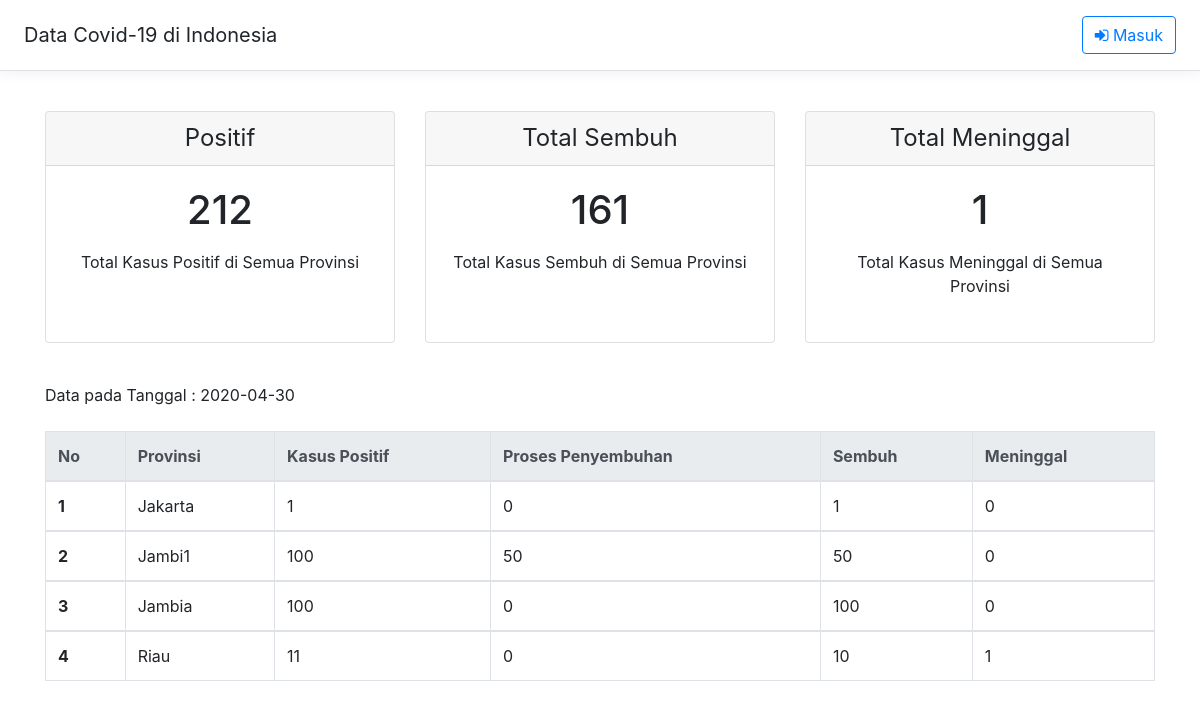
The page / on the database its author committed.
### tables this page shows
CREATE TABLE `updatetanggal` (
  `tanggal` varchar(255) NOT NULL
);

CREATE TABLE `covid` (
  `id` int(11) NOT NULL,
  `nama_provinsi` varchar(255) NOT NULL,
  `positif` int(11) NOT NULL,
  `sembuh` int(11) NOT NULL,
  `meninggal` int(11) NOT NULL
);

### dbconfig.php (called while the page is built)
<?php
$DB_host = "localhost";
$DB_user = "root";
$DB_pass = "";
$DB_name = "sabar";
try
{
	$DB_con = new PDO("mysql:host={$DB_host};dbname={$DB_name}",$DB_user,$DB_pass);
	$DB_con->setAttribute(PDO::ATTR_ERRMODE, PDO::ERRMODE_EXCEPTION);
}
catch(PDOException $e)
{
	echo $e->getMessage();
}
include_once 'class.crud.php';
$crud = new crud($DB_con);
?>

### class.crud.php (the view, shortened to what this page needs)
<?php
class crud
{
	private $db;
	function __construct($DB_con)
	{
		$this->db = $DB_con;
	}
    public function positif()
    {
        $stmt = $this->db->prepare("SELECT SUM(positif)FROM covid;");
        $stmt->execute();
        $editRow=$stmt->fetch(PDO::FETCH_ASSOC);
        return $editRow;
    }
    public function sembuh()
    {
        $stmt = $this->db->prepare("SELECT SUM(sembuh)FROM covid;");
        $stmt->execute();
        $editRow=$stmt->fetch(PDO::FETCH_ASSOC);
        return $editRow;
    }
    public function meninggal()
    {
        $stmt = $this->db->prepare("SELECT SUM(meninggal)FROM covid;");
        $stmt->execute();
        $editRow=$stmt->fetch(PDO::FETCH_ASSOC);
        return $editRow;
    }
    public function tanggal()
    {
        $stmt = $this->db->prepare("SELECT * FROM updatetanggal;");
        $stmt->execute();
        $editRow=$stmt->fetch(PDO::FETCH_ASSOC);
        return $editRow;
    }
	public function dataview($query)
	{
		$stmt = $this->db->prepare($query);
		$stmt->execute();
		if($stmt->rowCount() > 0)
		{
		    $i = 1;
			while($row=$stmt->fetch(PDO::FETCH_ASSOC))
			{
				?>
                <tbody>
                    <tr>
                        <th scope="row"><?php print($i++); ?></th>
                        <td><?php print($row['nama_provinsi']); ?></td>
                        <td><?php print($row['positif']); ?></td>
                        <td><?php print($row['positif'] - $row['sembuh'] - $row['meninggal']); ?></td>
                        <td><?php print($row['sembuh']); ?></td>
                        <td><?php print($row['meninggal']); ?></td>
                    </tr>
                </tbody>
                <?php
			}
		}
		else
		{
			?>
            <tr>
            <td>Tidak Ada Data</td>
            </tr>
            <?php
		}
	}
}
?>

### header.php (shortened to what this page needs)
<!doctype html>
<html lang="en">
<head>
    <link href="bootstrap/css/bootstrap.min.css" rel="stylesheet">
    <link rel="stylesheet" href="https://cdnjs.cloudflare.com/ajax/libs/font-awesome/4.7.0/css/font-awesome.min.css">
</head>
<body>
<div class="d-flex flex-column flex-md-row align-items-center p-3 px-md-4 mb-3 bg-white border-bottom box-shadow">
    <h5 class="my-0 mr-md-auto font-weight-normal">Data Covid-19 di Indonesia</h5>
    <?php
    if($_SESSION['sesi_id'] == null) {
        ?>
    <a class="btn btn-outline-primary" href="login.php"><i class="fa fa-sign-in"></i> Masuk</a>
    <?php
    }
    else{
        ?>
        <br>
    <a class="btn btn-outline-danger" onClick="javascript:return confirm('Yakin ingin keluar?');" href="logout.php"><i class="fa fa-sign-out"></i> Keluar</a>
    <?php
    }
    ?>
</div>

### index.php (shortened to what this page needs)
<?php include_once 'dbconfig.php'; ?>
<?php include_once 'header.php'; ?>
<?php
    $positif = $crud->positif();
    $sembuh = $crud->sembuh();
    $meninggal = $crud->meninggal();
    $tanggal = $crud->tanggal();
?>
<br>
<div class="container">
    <div class="card-deck mb-3 text-center">
        <div class="card mb-4 shadow-sm">
            <div class="card-header">
                <h4 class="my-0 font-weight-normal">Positif</h4>
            </div>
            <div class="card-body">
                <h1 class="card-title pricing-card-title"><?php foreach ($positif as $x){
                        echo $x;
                    }?></h1>
                <ul class="list-unstyled mt-3 mb-4">
                    <li>Total Kasus Positif di Semua Provinsi</li>
                </ul>
            </div>
        </div>
        <div class="card mb-4 shadow-sm">
            <div class="card-header">
                <h4 class="my-0 font-weight-normal">Total Sembuh</h4>
            </div>
            <div class="card-body">
                <h1 class="card-title pricing-card-title"><?php foreach ($sembuh as $x){
                        echo $x;
                    }?></h1>
                <ul class="list-unstyled mt-3 mb-4">
                    <li>Total Kasus Sembuh di Semua Provinsi</li>
                </ul>
            </div>
        </div>
        <div class="card mb-4 shadow-sm">
            <div class="card-header">
                <h4 class="my-0 font-weight-normal">Total Meninggal</h4>
            </div>
            <div class="card-body">
                <h1 class="card-title pricing-card-title"><?php foreach ($meninggal as $x){
                        echo $x;
                    }?></h1>
                <ul class="list-unstyled mt-3 mb-4">
                    <li>Total Kasus Meninggal di Semua Provinsi</li>
                </ul>
            </div>
        </div>
    </div>
    <a>Data pada Tanggal : <?php foreach ($tanggal as $x){
            echo $x;
        }?></a><br><br>
    <div class="table-responsive-xl">
        <table class="table table-bordered table-hover">
            <thead class="thead-light">
            <tr>
                <th>No</th>
                <th>Provinsi </th>
                <th>Kasus Positif</th>
                <th>Proses Penyembuhan</th>
                <th>Sembuh</th>
                <th>Meninggal</th>
            </tr>
            </thead>
            <?php
            $crud->dataview("SELECT * FROM covid ORDER BY nama_provinsi ASC");
            ?>
        </table>
    </div>
</div>
<?php include_once 'footer.php'; ?>

### footer.php (shortened to what this page needs)
</body>
</html>

### header.php (style rules this page uses)
html { font-size: 14px; }
@media (min-width: 768px) { html { font-size: 16px; } }
.border-bottom { border-bottom: 1px solid #e5e5e5; }
.box-shadow { box-shadow: 0 .25rem .75rem rgba(0, 0, 0, .05); }

### rows shown on the page
updatetanggal: tanggal "2020-04-30"
covid: nama_provinsi "Jakarta", positif "1", $row['positif']-$row['sembuh']-$row['meninggal'] "0", sembuh "1", meninggal "0"
covid: nama_provinsi "Jambi1", positif "100", $row['positif']-$row['sembuh']-$row['meninggal'] "50", sembuh "50", meninggal "0"
covid: nama_provinsi "Jambia", positif "100", $row['positif']-$row['sembuh']-$row['meninggal'] "0", sembuh "100", meninggal "0"
covid: nama_provinsi "Riau", positif "11", $row['positif'] - $row['sembuh'] - $row['meninggal'] "0", sembuh "10", meninggal "1"

### other values the page prints
$x "212"
$x "161"
$x "1"
